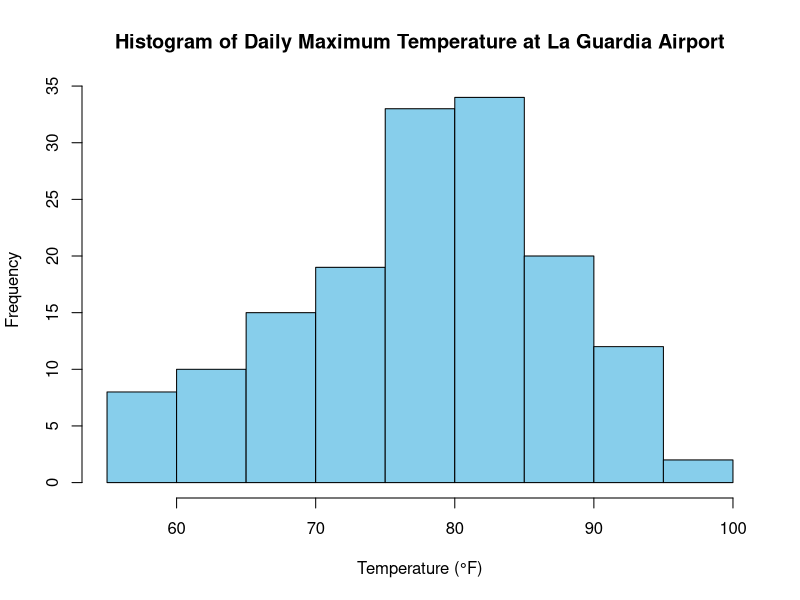
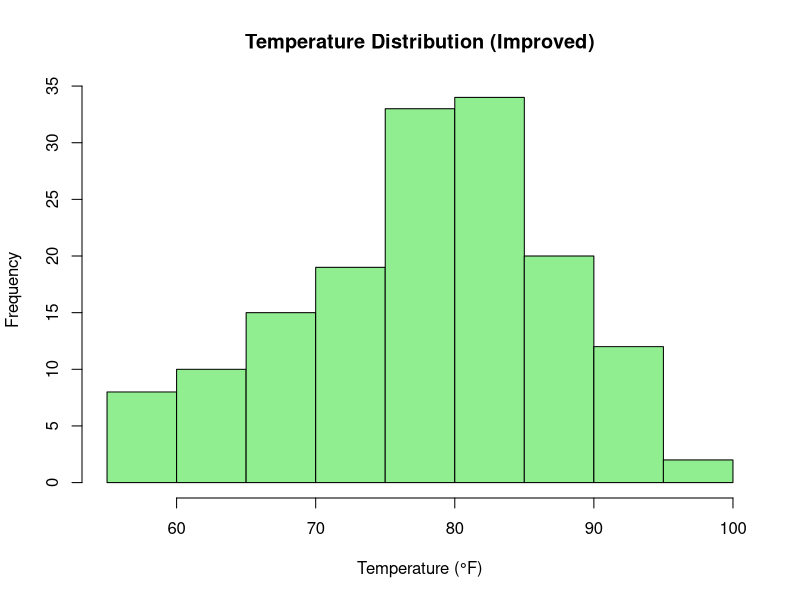
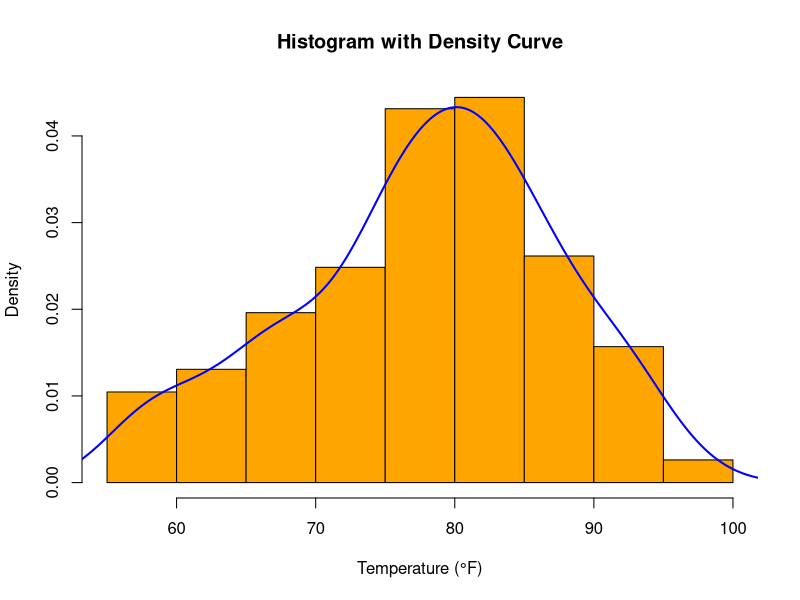
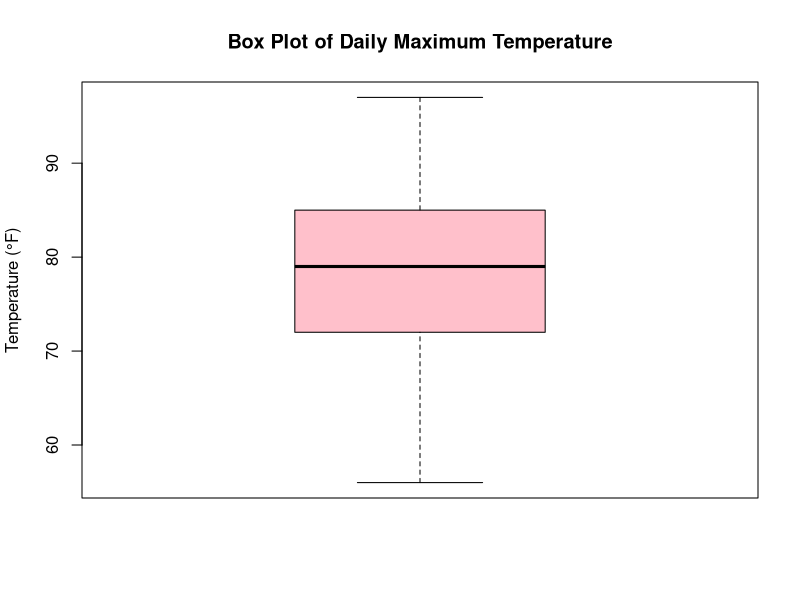
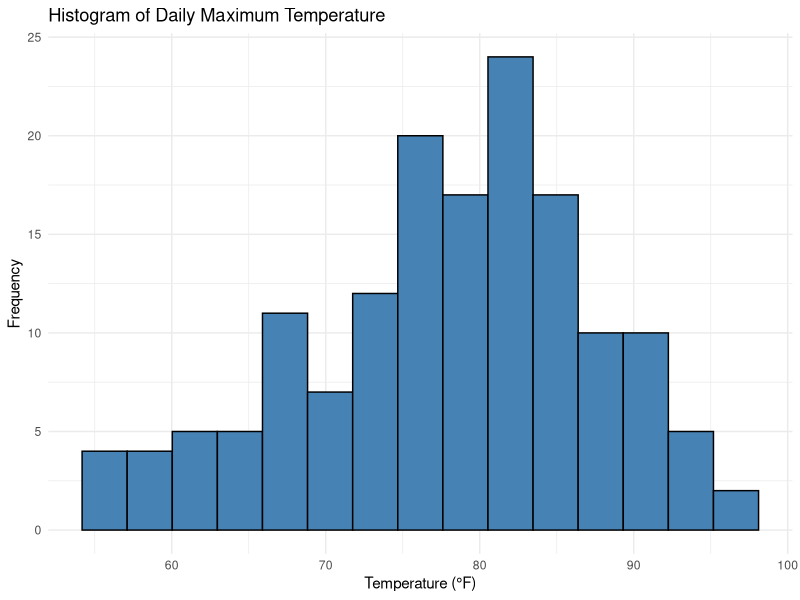
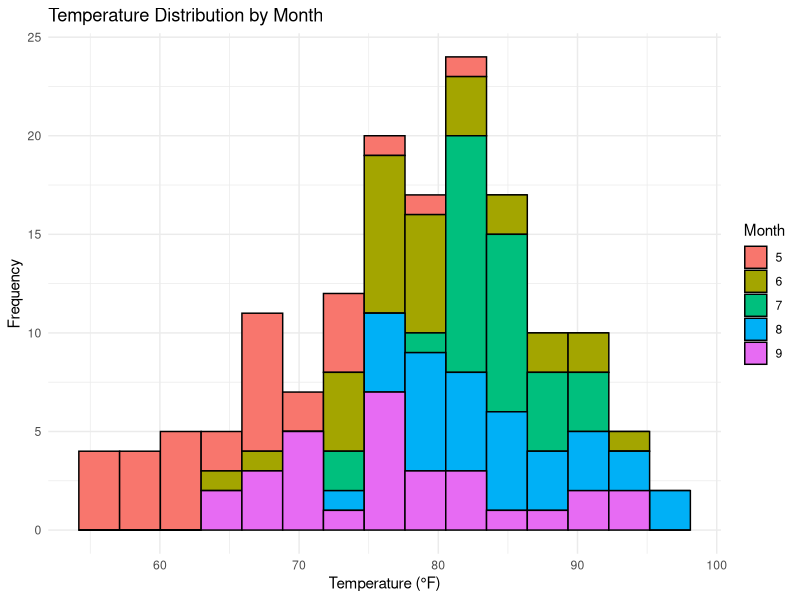

Recreate these plots in R, in order.
#  Load dataset
data(airquality)

str(airquality)
View(airquality)
class(airquality)
?airquality
# Basic Histogram of Daily Maximum Temperature

hist(airquality$Temp,
     main = "Histogram of Daily Maximum Temperature at La Guardia Airport",
     xlab = "Temperature (°F)",
     ylab = "Frequency",
     col = "skyblue",
     border = "black")

# Improved Histogram with Breaks

hist(airquality$Temp,
     main = "Temperature Distribution (Improved)",
     xlab = "Temperature (°F)",
     col = "lightgreen",
     breaks = 10,
     border = "black")

# Histogram with Density Curve

hist(airquality$Temp,
     probability = TRUE,
     main = "Histogram with Density Curve",
     xlab = "Temperature (°F)",
     col = "orange",
     border = "black")

lines(density(airquality$Temp, na.rm = TRUE),
      col = "blue",
      lwd = 2)

# Box Plot of Temperature


boxplot(airquality$Temp,
        main = "Box Plot of Daily Maximum Temperature",
        ylab = "Temperature (°F)",
        col = "pink")


# ggplot2 Histogram (Professional)


library(ggplot2)

ggplot(airquality, aes(x = Temp)) +
  geom_histogram(fill = "steelblue",
                 color = "black",
                 bins = 15) +
  labs(title = "Histogram of Daily Maximum Temperature",
       x = "Temperature (°F)",
       y = "Frequency") +
  theme_minimal()



#  ggplot2 Histogram by Month (Grouped)


ggplot(airquality,
       aes(x = Temp, fill = factor(Month))) +
  geom_histogram(color = "black", bins = 15) +
  labs(title = "Temperature Distribution by Month",
       x = "Temperature (°F)",
       y = "Frequency",
       fill = "Month") +
  theme_minimal()
